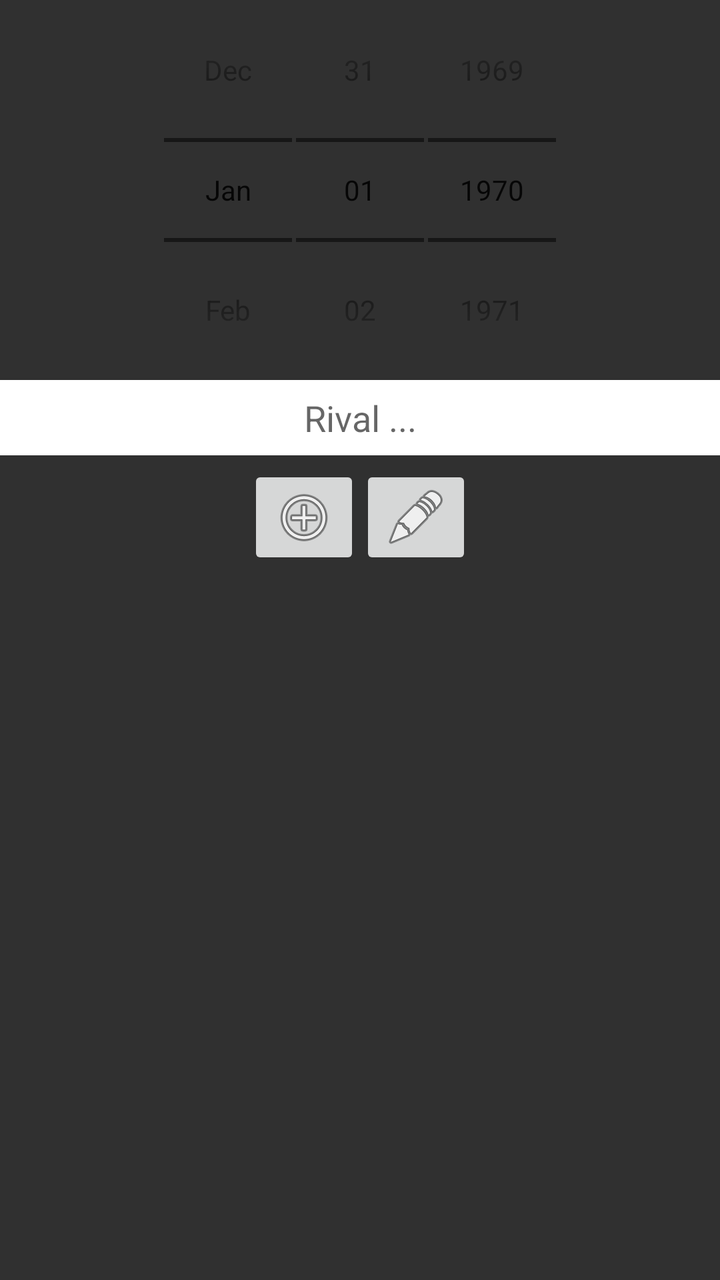
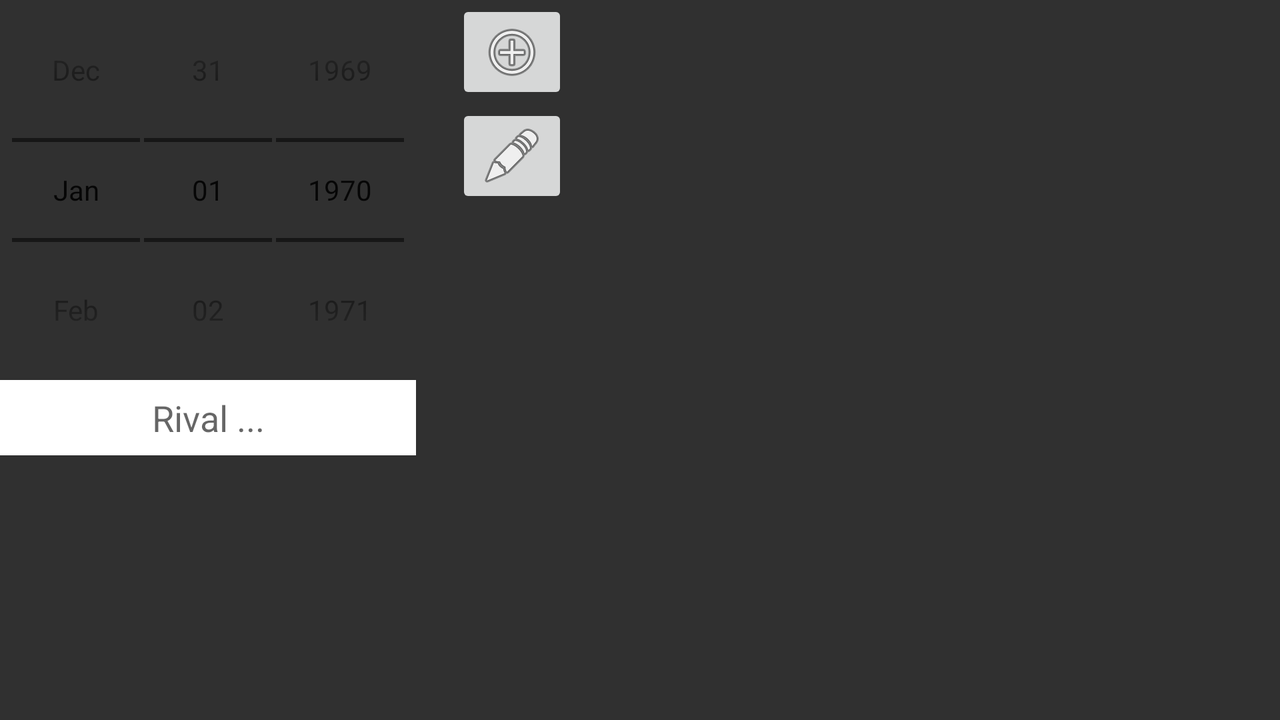

Compare how this app lays out the same screen by default and in its alternative resource folder. The renders come first, then the two layout files and the values they reference.
<!-- AndroidManifest.xml: application theme AppTheme -->
<!-- res/layout/activity_contra.xml -->
<?xml version="1.0" encoding="utf-8"?>
<LinearLayout xmlns:android="http://schemas.android.com/apk/res/android"
    android:layout_width="match_parent"
    android:layout_height="match_parent"
    android:orientation="vertical"
    android:background="@color/background_material_dark"
    >




        <DatePicker
            android:layout_gravity="center"
            android:id="@+id/editTextDate"
            android:layout_width="wrap_content"
            android:layout_height="wrap_content"
            android:layout_margin="15px"
            />

    <EditText
        android:gravity="center"
        android:hint="Rival ..."
        android:padding="20px"
        android:layout_width="match_parent"
        android:layout_height="wrap_content"
        android:id="@+id/editTextVS"
        android:layout_column="0"
        android:background="#ffffffff" />


    <TableLayout
        android:layout_width="match_parent"
        android:layout_height="wrap_content">


    <TableRow
        android:layout_margin="15px"
        android:gravity="center"
        android:layout_width="match_parent"
        android:layout_height="match_parent">

        <ImageButton
            android:layout_width="wrap_content"
            android:layout_height="wrap_content"
            android:id="@+id/imageButtonAdd"
            android:layout_column="0"
            android:src="@android:drawable/ic_menu_add" />
        <ImageButton
            android:layout_width="wrap_content"
            android:layout_height="wrap_content"
            android:id="@+id/imageButtonLoad"
            android:layout_column="0"
            android:src="@android:drawable/ic_menu_edit" />

        <ImageButton
            android:layout_column="0"
            android:layout_width="wrap_content"
            android:layout_height="wrap_content"
            android:id="@+id/imageButtonDeletePlayer"
            android:src="@android:drawable/ic_menu_revert"
            android:visibility="gone"
            />

        <ImageButton
            android:layout_width="wrap_content"
            android:layout_height="wrap_content"
            android:id="@+id/imageButtonPlay"
            android:layout_column="0"
            android:src="@android:drawable/ic_menu_slideshow"
            android:visibility="gone"/>

    </TableRow>

    </TableLayout>


        <ScrollView
            android:layout_gravity="center"
            android:gravity="center"
            android:layout_width="match_parent"
            android:layout_height="match_parent"
            android:id="@+id/scrollViewPlayers" >

            <LinearLayout
                android:layout_gravity="center"
                android:gravity="center"
                android:orientation="vertical"
                android:layout_width="match_parent"
                android:layout_height="match_parent"
                android:id="@+id/linearLayoutPlayers">

            </LinearLayout>
        </ScrollView>



</LinearLayout>
<!-- resources referenced by this layout -->
<resources>
  <style name="AppTheme" parent="Theme.AppCompat.Light.DarkActionBar">
          <item name="android:datePickerStyle">@android:style/Widget.DatePicker</item>
      </style>
</resources>
<!-- res/layout-land/activity_contra.xml (the author's variant of the layout above) -->
<!-- drawn on the phone turned sideways -->
<?xml version="1.0" encoding="utf-8"?>
<LinearLayout xmlns:android="http://schemas.android.com/apk/res/android"
    android:layout_width="match_parent"
    android:layout_height="match_parent"
    android:background="@color/background_material_dark"
    android:orientation="horizontal"
    android:weightSum="1">

    <TableLayout
        android:layout_width="wrap_content"
        android:layout_height="match_parent"
        android:paddingRight="20dp">

        <TableRow
            android:layout_width="wrap_content"
            android:layout_height="wrap_content"
            android:focusable="true">


            <DatePicker
                android:layout_margin="15px"
                android:layout_width="wrap_content"
                android:layout_height="wrap_content"
                android:inputType="date"
                android:ems="10"
                android:id="@+id/editTextDate"
                android:layout_column="0"
                android:focusable="true" />
        </TableRow>

        <TableRow
            android:layout_width="match_parent"
            android:layout_height="match_parent">


            <EditText
            android:gravity="center"
            android:hint="Rival ..."
            android:padding="20px"
            android:layout_width="match_parent"
            android:layout_height="wrap_content"
            android:id="@+id/editTextVS"
            android:layout_column="0"
            android:background="#ffffffff" />
        </TableRow>

    </TableLayout>

    <LinearLayout
        android:orientation="vertical"
        android:layout_width="wrap_content"
        android:layout_height="match_parent">
        <ImageButton
            android:id="@+id/imageButtonAdd"
            android:layout_width="wrap_content"
            android:layout_height="wrap_content"
            android:layout_column="0"
            android:src="@android:drawable/ic_menu_add" />
        <ImageButton
            android:id="@+id/imageButtonLoad"
            android:layout_width="wrap_content"
            android:layout_height="wrap_content"
            android:layout_column="0"
            android:src="@android:drawable/ic_menu_edit" />
        <ImageButton
            android:id="@+id/imageButtonDeletePlayer"
            android:layout_width="wrap_content"
            android:layout_height="wrap_content"
            android:layout_column="0"
            android:src="@android:drawable/ic_menu_revert"
            android:visibility="gone" />
        <ImageButton
            android:id="@+id/imageButtonPlay"
            android:layout_width="wrap_content"
            android:layout_height="wrap_content"
            android:layout_column="0"
            android:src="@android:drawable/ic_menu_slideshow"
            android:visibility="gone" />
    </LinearLayout>


    <ScrollView
        android:id="@+id/scrollViewPlayers"
        android:layout_width="match_parent"
        android:layout_height="match_parent">

        <LinearLayout
            android:id="@+id/linearLayoutPlayers"
            android:layout_width="match_parent"
            android:layout_height="match_parent"
            android:orientation="vertical">


        </LinearLayout>
    </ScrollView>


</LinearLayout>
